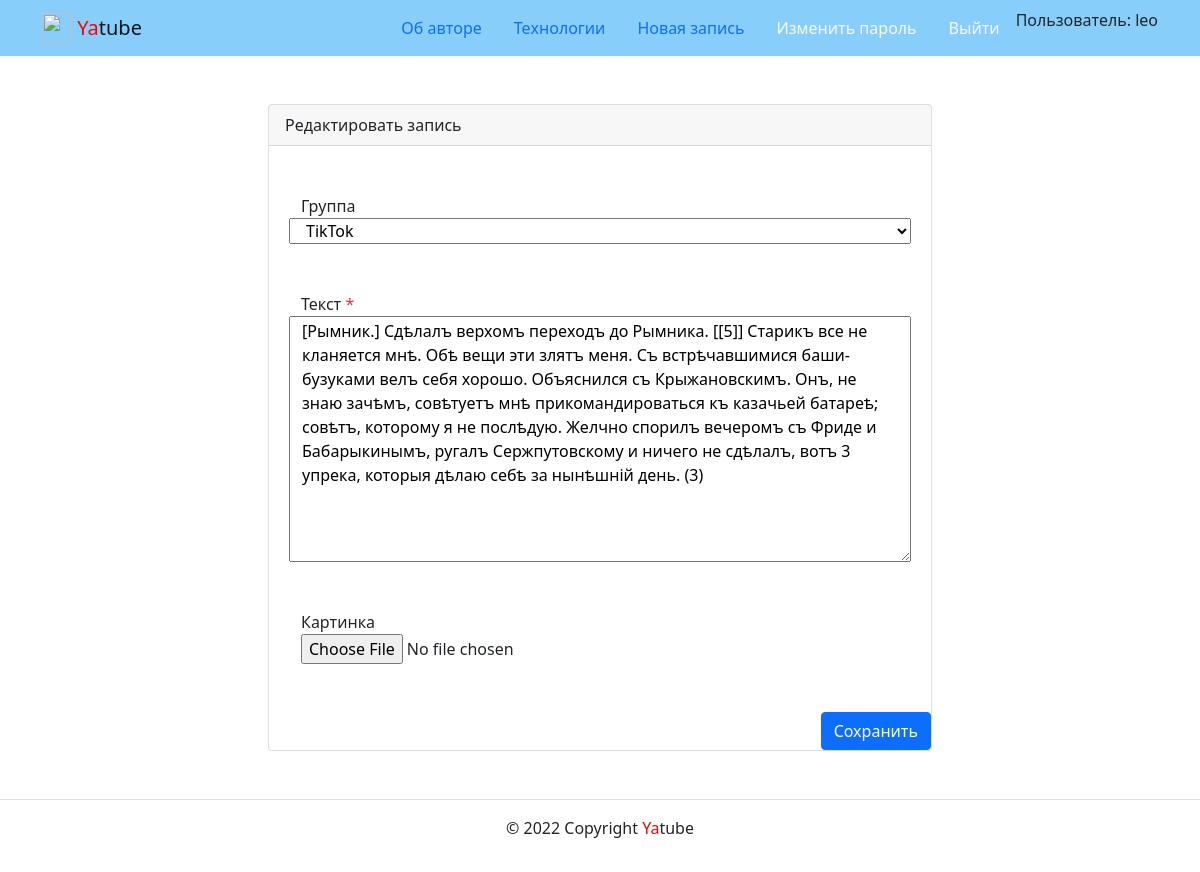
/posts/36/edit/ (signed in), run on the app's committed database.
### posts/models.py (models this page shows, shortened)
class Post(models.Model):
    text = models.TextField(verbose_name='Текст')
    pub_date = models.DateTimeField(auto_now_add=True)
    author = models.ForeignKey(
        User,
        on_delete=models.CASCADE,
        related_name='posts',
        verbose_name='Автор'
    )
    group = models.ForeignKey(
        Group,
        on_delete=models.SET_NULL,
        blank=True, null=True,
        related_name='posts',
        verbose_name='Группа'
    )
    image = models.ImageField(
        upload_to='posts/',
        blank=True,
        verbose_name='Картинка'
    )
    class Meta:
        ordering = ['-pub_date']
        verbose_name = 'Пост'
        verbose_name_plural = 'Посты'

### posts/views.py (the view)
# urls.py: path('posts/<int:post_id>/edit/', views.post_edit, name='post_edit'),
@login_required
def post_edit(request, post_id):
    post = get_object_or_404(Post, id=post_id)
    if request.user != post.author:
        return redirect('posts:post_detail', post_id)
    form = PostForm(request.POST or None,
                    files=request.FILES or None, instance=post)
    if form.is_valid():
        form.save()
        return redirect('posts:post_detail', post_id)
    return render(request, 'posts/create_post.html',
                  {'form': form, 'post': post, 'is_edit': True})

### posts/forms.py
class PostForm(ModelForm):
    class Meta:
        model = Post
        fields = ('group', 'text', 'image')

### posts/models.py (called while the page is built)
    def __str__(self):
        return self.title

### templates/posts/create_post.html (shortened to what this page needs)
{% extends 'base.html' %}
{% block content %}
        <div class="row justify-content-center">
          <div class="col-md-8 p-5">
            <div class="card">
              <div class="card-header">
                {% if is_edit %}
                Редактировать запись
                {% else %}
                Добавить запись
                {% endif %}
              </div>
              <div class="card-body">
                  {% if is_edit %}
                  <form method="post" action="{% url 'posts:post_edit' post.id %}" enctype="multipart/form-data">
                  {% else %}
                <form method="post" action="{% url 'posts:post_create' %}" enctype="multipart/form-data">
                  {% endif %}
                       {% for field in form %}
                        <div class="form-group row my-3 p-3">
                <label for="{{ field.id_for_label }}">
                  {{ field.label }}
                  {% if field.field.required %}
                    <span class="required text-danger">*</span>
                  {% endif %}
                </label>
                {{ field }}
              </div>
                      {% endfor %}
                  </div>
                  <div class="d-flex justify-content-end">
                    <button type="submit" class="btn btn-primary">
                      {% if is_edit %}
                      Сохранить
                      {% else %}
                      Добавить
                      {% endif %}
                    </button>
                  </div>
              </div>
            </div>
          </div>
        </div>
{% endblock %}

### templates/includes/header.html (shortened to what this page needs)
{% load static %}
{% with request.resolver_match.view_name as view_name %}
<header>
  <nav class="navbar navbar-light" style="background-color: lightskyblue">
    <div class="container">
      <a class="navbar-brand" href="{% url 'posts:index' %}">
        <img src="{% static 'img/logo.png' %}" width="30" height="30" class="d-inline-block align-top" alt="">
        <span style="color:red">Ya</span>tube
      </a>
      <ul class="nav nav-pills">
        <li class="nav-item">
          <a class="nav-link {% if view_name  == 'about:author' %}active{% endif %}"
             href="{% url 'about:author' %}">Об авторе</a>
        </li>
        <li class="nav-item">
          <a class="nav-link {% if view_name  == 'about:tech' %}active{% endif %}"
             href="{% url 'about:tech' %}">Технологии</a>
        </li>
        {% if user.is_authenticated %}
        <li class="nav-item">
          <a class="nav-link {% if view_name  == 'posts:post_create' %}active{% endif %}"
             href="{% url 'posts:post_create' %}">Новая запись </a>
        </li>
        <li class="nav-item">
          <a class="nav-link link-light {% if view_name  == 'users:password_change_form' %}active{% endif %}"
             href="{% url 'users:password_change_form' %}">Изменить пароль</a>
        </li>
        <li class="nav-item">
          <a class="nav-link link-light {% if view_name  == 'users:logout' %}active{% endif %}"
             href="{% url 'users:logout' %}">Выйти</a>
        </li>
        <li>
          Пользователь: {{ user.username }}
        {% endif %}
      </ul>
    </div>
  </nav>
</header>
{% endwith %}

### data on the page
Post: form "TikTok" "[Рымник.] Сдѣлалъ верхомъ переходъ до Рымника. [[5]] Старикъ все не кланяется мнѣ. Обѣ вещи эти злятъ меня. Съ встрѣчавшимися баши-бузуками велъ себя хорошо. Объяснился съ Крыжановскимъ. Онъ, не знаю зачѣмъ, совѣтуетъ мнѣ прикомандироваться къ казачьей батареѣ; совѣтъ, которому я не послѣдую. Желчно спорилъ вечеромъ съ Фриде и Бабарыкинымъ, ругалъ Сержпутовскому и ничего не сдѣлалъ, вотъ 3 упрека, которыя дѣлаю себѣ за нынѣшній день. (3)"

### other printed values
{{ user.username }} "leo"
{{ field.label }} "Группа" "Текст" "Картинка"
